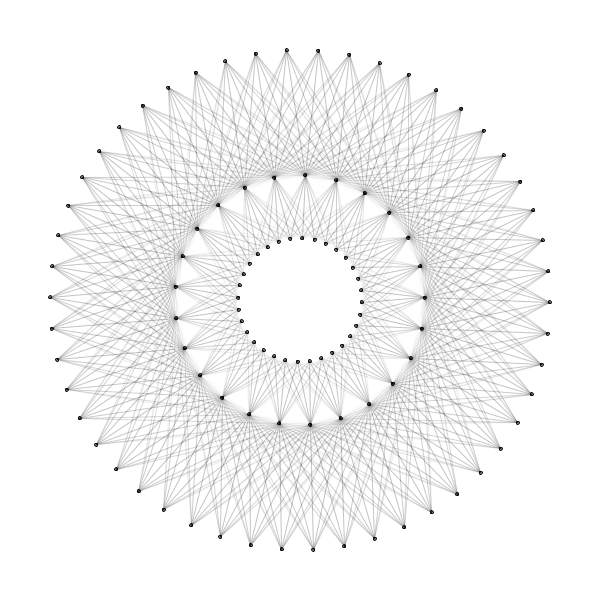
Frame 1 (no input)
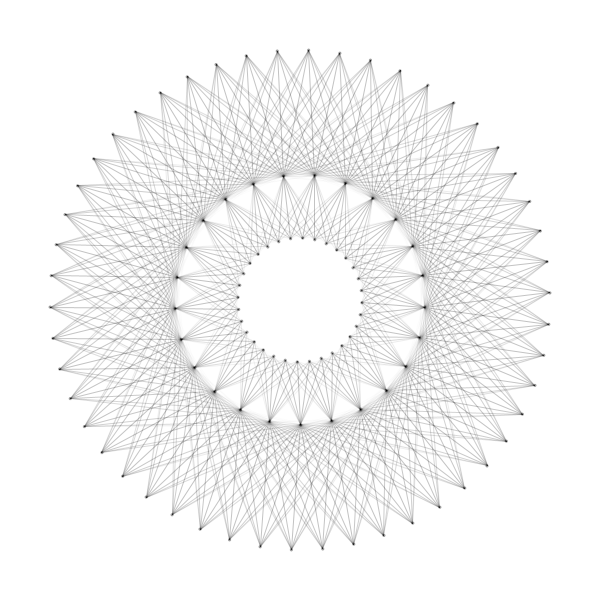
Frame 60 (the mouse pressed at the canvas centre just before this capture)
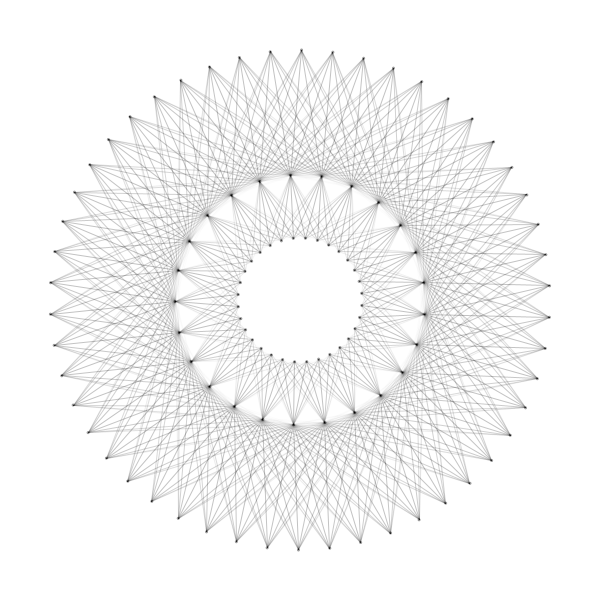
Frame 120 (the mouse held since frame 60 and released just before this capture)

The Processing sketch that drew these frames (run headless with seeded random() and noise(); from frame 60 on, the mouse is pressed at the canvas centre):

// Processing sketch: processing_174950
// ── processing_174950.pde

int num0 = 50;
int num1 = num0/2;
int num2 = num1/2 + 20;

int distance0 = 250;
int distance1 = distance0/2;
int distance2 = distance1/2;
float speedDot0 =0.01;
float speedDot1 = -speedDot0 *2;
float speedDot2 = -speedDot1 *2;

int [] circles;
float [] angleDot0;
float [] angleDot1;
float [] angleDot2;
PVector [] dot0;
PVector [] dot1;
PVector [] dot2;

void setup(){
     size (600, 600); 
     angleDot0 = new float [num0];
     angleDot1 = new float [num1];
     angleDot2 = new float [num2];
     dot0 = new PVector [num0];
     dot1 = new PVector [num1];
     dot2 = new PVector [num2];
     setDotPosition(dot0, distance0, angleDot0, speedDot0);
     setDotPosition(dot1, distance1, angleDot1, speedDot1);
     setDotPosition(dot2, distance2, angleDot2, speedDot2);
}

void setDotPosition(PVector[] dots, int distance, float[] angles, float speed){
     
     for (int i = 0; i < dots.length; i++){
         
         float angle = TWO_PI/ dots.length;
         if(i != 0){
           angles[i] = angles[i] + angles[i-1] + angle;
         }
         PVector pos = new PVector (cos(angles[i]) * distance, sin(angles[i]) * distance);
         dots[i] = pos;
     } 
}

void draw (){
    smooth();
    translate(width/2,height/2);
    background(255);
    drawValues();
    drawConnection(); 
}

void drawValues(){    

    for (int i = 0; i < dot0.length; i++){
      angleDot0[i] += speedDot0;
      dot0[i].x = cos(angleDot0[i]) * distance0;
      dot0[i].y = sin(angleDot0[i]) * distance0;
      addDots(dot0[i].x, dot0[i].y);
    }
    for (int j = 0; j < dot1.length; j++){
      angleDot1[j] += speedDot1;
      dot1[j].x = cos(angleDot1[j]) * distance1;
      dot1[j].y = sin(angleDot1[j]) * distance1;
      addDots(dot1[j].x, dot1[j].y);
    }
    for (int k = 0; k < dot2.length; k++){
      angleDot2[k] += speedDot2;
      dot2[k].x = cos(angleDot2[k]) * distance2;
      dot2[k].y = sin(angleDot2[k]) * distance2;
      addDots(dot2[k].x, dot2[k].y);
    }
}


void addDots(float dx, float dy){
     pushMatrix();
     fill (0,100);
     ellipse (dx, dy, 3, 3);
     popMatrix();    
}

void drawConnection(){
     
      for(int i = 0; i< dot0.length; i++){
         float x0 = dot0[i].x;
         float y0 = dot0[i].y;
         for(int j = 0; j< dot1.length; j++){
            float x1 = dot1[j].x;
            float y1 = dot1[j].y;
            float distance = dist(x0, y0, x1, y1);
            
            if(distance < 260){
               float a = map(distance, 40, 260, 100, 0);
               stroke(0,a);
               strokeWeight(1);
               line (x0, y0, x1, y1);
            }
         } 
      }
      for(int k = 0; k< dot1.length; k++){
         float x1 = dot1[k].x;
         float y1 = dot1[k].y;
         for(int j = 0; j< dot2.length; j++){
            float x2 = dot2[j].x;
            float y2 = dot2[j].y;
            float distance = dist(x1, y1, x2, y2);
            
            if(distance < 100){
               float a = map(distance, 40, 100, 100, 0);
               stroke(0,a);
               strokeWeight(1);
               line (x1, y1, x2, y2);
            }
         } 
      }
}
